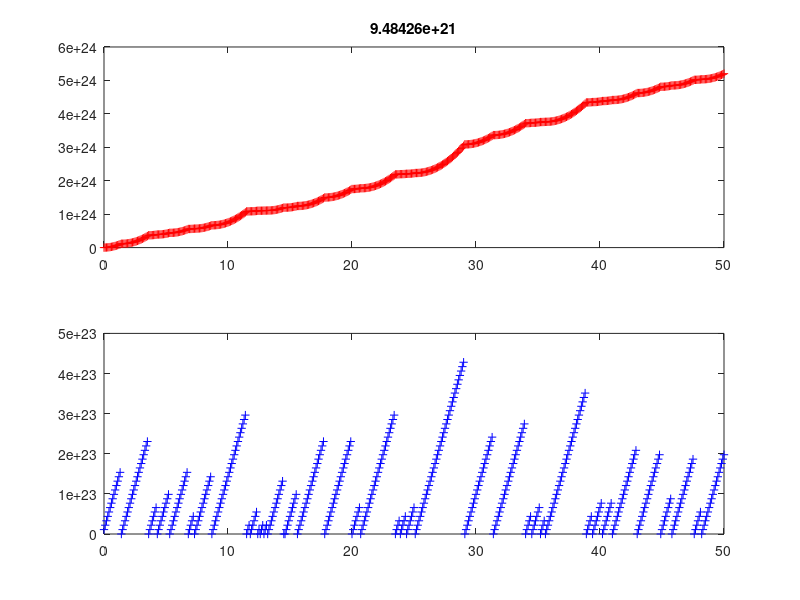

MATLAB code to generate this figure:
%%%%%%%%%%%%%%%%%%%%%%%%%%%%%%%%%%%%%%%%%%%%%%%
%Initial Variables
%%%%%%%%%%%%%%%%%%%%%%%%%%%%%%%%%%%%%%%%%%%%%%%
NumParticles = 1;
timestep = 0.1;
totaltime = 50;
force = 0.0000001;
m = 9.11E-31;
%%%%%%%%%%%%%%%%%%%%%%%%%%%%%%%%%%%%%%%%%%%%%%%



x = zeros(1,NumParticles);
v = zeros(1,NumParticles);
driftvel = 0;
vAVG = 0;
xAVG = 0;

figure(1);
for i =0:timestep:totaltime
    for kt = 1:NumParticles
        x(kt) = x(kt) + v(kt)*timestep;
        v(kt) = v(kt) + timestep*force/m;
        if rand < 0.05
            v(kt) = 0;
        end
    end
    xAVG = mean(x);
    vAVG = mean(v);
    driftvel = (driftvel*(i) + vAVG*timestep)/(i+1);
    subplot(2,1,1);
    title(driftvel);
    plot(i, xAVG, 'r+');
    hold on;
    subplot(2,1,2);
    plot(i,vAVG, 'b+');
    pause(.1);
    hold on;
end
hold off;

